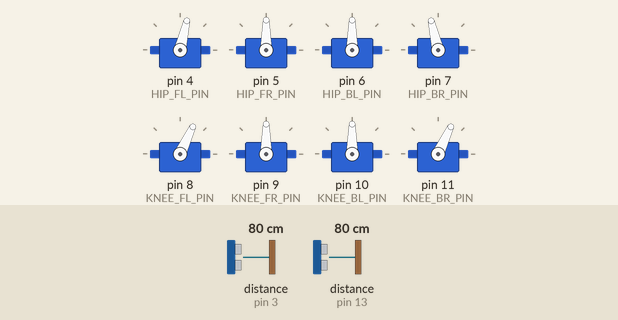
The sketch below on a simulated Arduino Uno, built with avr-gcc and run on an emulated ATmega328P. Shown: 8 × servo. Wiring (inferred from the names in the program): 2 × ultrasonic range finder: trigger pin 2, echo pin 3 / trigger pin 12, echo pin 13. Inputs (shaded band) come from the test bench; at power-on: distance to the obstacle (sensors on pin 3, pin 13) 80 cm. The echo pulse lasts 58.3 µs per cm; what the sketch prints to the serial monitor is not drawn.

Above: at 8.1 s.
8.2 s: distance to the obstacle (sensor on pin 3) set to 35 cm
16.4 s: distance to the obstacle (sensor on pin 3) set to 28 cm
At 23.2 s:
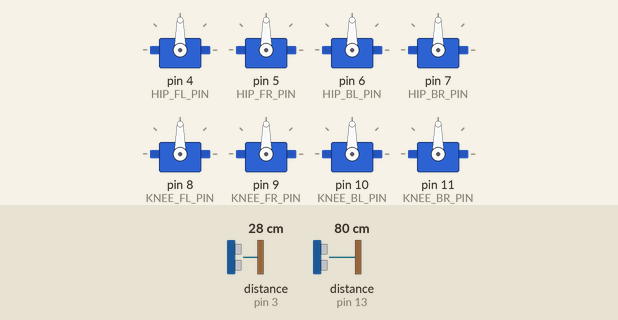
24.6 s: distance to the obstacle (sensor on pin 13) set to 7 cm
32.8 s: distance to the obstacle (sensor on pin 13) set to 4 cm
At 34.3 s:
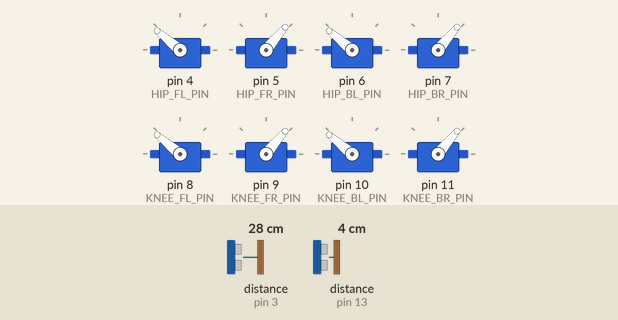
41.0 s: distance to the obstacle (sensor on pin 13) set to 9 cm
At 41.46 s:
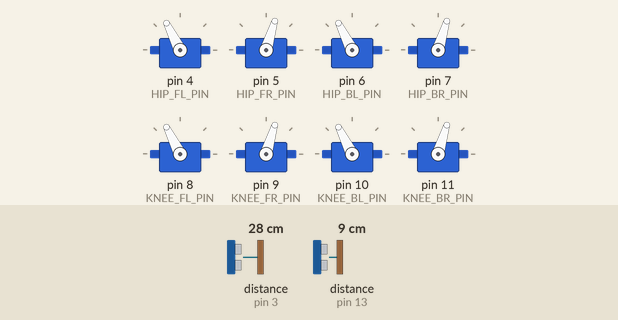
49.2 s: distance to the obstacle (sensor on pin 3) set to 9 cm
At 50.26 s:
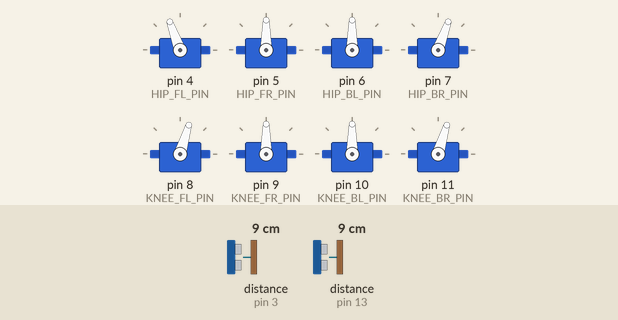
Timing chart, 0 to 101.0 s (numbered marks = the images above; inputs shaded):
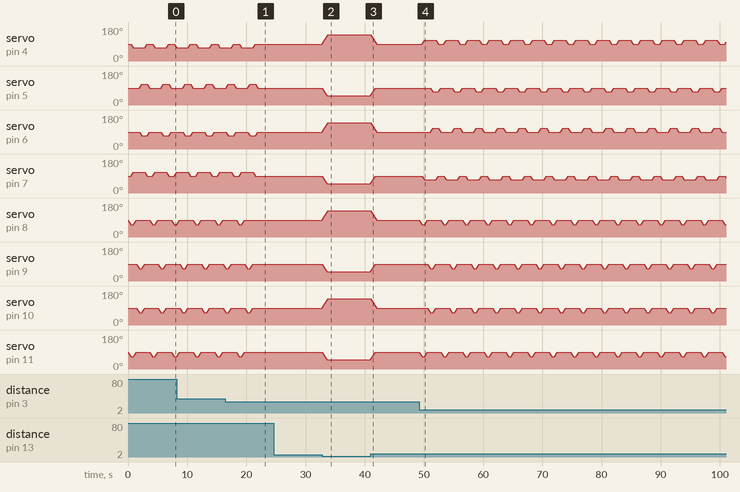

Measured:
- the behaviour switches between 32 and 31 cm on distance to the obstacle (sensor on pin 3) (found by bisection; images 0 and 1)
- the behaviour switches between 6 and 5 cm on distance to the obstacle (sensor on pin 13) (found by bisection; images 1 and 2)
- after the input at 16.4 s, servo on pin 4 (HIP_FL_PIN): goes on until 21.5 s, then stays 90°; servo on pin 6 (HIP_BL_PIN): goes on until 21.9 s, then stays 90°; servo on pin 9 (KNEE_FR_PIN), servo on pin 10 (KNEE_BL_PIN): goes on until 21.1 s, then stays 90°
- after the input at 32.8 s, servo on pin 4 (HIP_FL_PIN): moves from 90° to 140° over 1.0 s, starting at once; servo on pin 5 (HIP_FR_PIN): moves from 90° to 50° over 0.80 s, starting at once
- after the input at 41.0 s, servo on pin 4 (HIP_FL_PIN): moves from 140° to 90° over 1.0 s, starting at once; servo on pin 5 (HIP_FR_PIN): moves from 50° to 90° over 0.80 s, starting at once

The sketch:

dog_robot_us_2sensor.ino
```cpp
#include <Servo.h>

// Ultrasonic Sensor 1
const int TRIG1_PIN = 2;
const int ECHO1_PIN = 3;

// Ultrasonic Sensor 2
const int TRIG2_PIN = 12;
const int ECHO2_PIN = 13;

//--------------- Servos ---------------//
Servo hipFL, hipFR, hipBL, hipBR;
Servo kneeFL, kneeFR, kneeBL, kneeBR;

//--------------- Pins -----------------//
const int HIP_FL_PIN   = 4;
const int HIP_FR_PIN   = 5;
const int HIP_BL_PIN   = 6;
const int HIP_BR_PIN   = 7;

const int KNEE_FL_PIN  = 8;
const int KNEE_FR_PIN  = 9;
const int KNEE_BL_PIN  = 10;
const int KNEE_BR_PIN  = 11;

//------------ Current Position --------//
int hipFLPos = 90;
int hipFRPos = 90;
int hipBLPos = 90;
int hipBRPos = 90;

int kneeFLPos = 90;
int kneeFRPos = 90;
int kneeBLPos = 90;
int kneeBRPos = 90;

// Walking parameters
// Left legs
const int HIP_LEFT_FORWARD = 70;
const int HIP_LEFT_BACK    = 110;

// Right legs (mirror)
const int HIP_RIGHT_FORWARD = 110;
const int HIP_RIGHT_BACK    = 70;

const int KNEE_UP   = 65;
const int KNEE_DOWN = 90;

const int STEP_DELAY  = 20;


void moveLeg(
Servo &hip,
Servo &knee,
int &hipPos,
int &kneePos,
int hipTarget,
int kneeTarget)
{
  while (hipPos != hipTarget || kneePos != kneeTarget)
  {
    if (hipPos < hipTarget) hipPos++;
    if (hipPos > hipTarget) hipPos--;

    if (kneePos < kneeTarget) kneePos++;
    if (kneePos > kneeTarget) kneePos--;

    hip.write(hipPos);
    knee.write(kneePos);

    delay(STEP_DELAY);
  }
}

void moveTwoLegs(
    Servo &hip1, Servo &knee1,
    int &hipPos1, int &kneePos1,
    int hipTarget1, int kneeTarget1,

    Servo &hip2, Servo &knee2,
    int &hipPos2, int &kneePos2,
    int hipTarget2, int kneeTarget2)
{
    while (hipPos1 != hipTarget1 ||
           kneePos1 != kneeTarget1 ||
           hipPos2 != hipTarget2 ||
           kneePos2 != kneeTarget2)
    {
        if (hipPos1 < hipTarget1) hipPos1++;
        if (hipPos1 > hipTarget1) hipPos1--;

        if (kneePos1 < kneeTarget1) kneePos1++;
        if (kneePos1 > kneeTarget1) kneePos1--;

        if (hipPos2 < hipTarget2) hipPos2++;
        if (hipPos2 > hipTarget2) hipPos2--;

        if (kneePos2 < kneeTarget2) kneePos2++;
        if (kneePos2 > kneeTarget2) kneePos2--;

        hip1.write(hipPos1);
        knee1.write(kneePos1);

        hip2.write(hipPos2);
        knee2.write(kneePos2);

        delay(STEP_DELAY);
    }
}
void walkCycle()
{
    //===========================
    // Phase 1
    // Front Left + Back Right
    //===========================

    // Lift both legs
    moveTwoLegs(
        hipFL, kneeFL, hipFLPos, kneeFLPos, hipFLPos, KNEE_UP,
        hipBR, kneeBR, hipBRPos, kneeBRPos, hipBRPos, KNEE_UP);

    // Swing forward
    moveTwoLegs(
        hipFL, kneeFL, hipFLPos, kneeFLPos, HIP_LEFT_FORWARD, KNEE_UP,
        hipBR, kneeBR, hipBRPos, kneeBRPos, HIP_RIGHT_FORWARD, KNEE_UP);

    // Place on ground
    moveTwoLegs(
        hipFL, kneeFL, hipFLPos, kneeFLPos, HIP_LEFT_FORWARD, KNEE_DOWN,
        hipBR, kneeBR, hipBRPos, kneeBRPos, HIP_RIGHT_FORWARD, KNEE_DOWN);

    //===========================
    // Phase 2
    // Front Right + Back Left
    //===========================

    moveTwoLegs(
        hipFR, kneeFR, hipFRPos, kneeFRPos, hipFRPos, KNEE_UP,
        hipBL, kneeBL, hipBLPos, kneeBLPos, hipBLPos, KNEE_UP);

    moveTwoLegs(
        hipFR, kneeFR, hipFRPos, kneeFRPos, HIP_RIGHT_FORWARD, KNEE_UP,
        hipBL, kneeBL, hipBLPos, kneeBLPos, HIP_LEFT_FORWARD, KNEE_UP);

    moveTwoLegs(
        hipFR, kneeFR, hipFRPos, kneeFRPos, HIP_RIGHT_FORWARD, KNEE_DOWN,
        hipBL, kneeBL, hipBLPos, kneeBLPos, HIP_LEFT_FORWARD, KNEE_DOWN);

    //===========================
    // Return to neutral
    //===========================

    moveTwoLegs(
        hipFL, kneeFL, hipFLPos, kneeFLPos, 90, KNEE_DOWN,
        hipBR, kneeBR, hipBRPos, kneeBRPos, 90, KNEE_DOWN);

    moveTwoLegs(
        hipFR, kneeFR, hipFRPos, kneeFRPos, 90, KNEE_DOWN,
        hipBL, kneeBL, hipBLPos, kneeBLPos, 90, KNEE_DOWN);
}
void walkCycleBackward()
{
    // Front Left + Back Right
    moveTwoLegs(
        hipFL, kneeFL, hipFLPos, kneeFLPos, hipFLPos, KNEE_UP,
        hipBR, kneeBR, hipBRPos, kneeBRPos, hipBRPos, KNEE_UP);

    moveTwoLegs(
        hipFL, kneeFL, hipFLPos, kneeFLPos, HIP_LEFT_BACK, KNEE_UP,
        hipBR, kneeBR, hipBRPos, kneeBRPos, HIP_RIGHT_BACK, KNEE_UP);

    moveTwoLegs(
        hipFL, kneeFL, hipFLPos, kneeFLPos, HIP_LEFT_BACK, KNEE_DOWN,
        hipBR, kneeBR, hipBRPos, kneeBRPos, HIP_RIGHT_BACK, KNEE_DOWN);

    // Front Right + Back Left
    moveTwoLegs(
        hipFR, kneeFR, hipFRPos, kneeFRPos, hipFRPos, KNEE_UP,
        hipBL, kneeBL, hipBLPos, kneeBLPos, hipBLPos, KNEE_UP);

    moveTwoLegs(
        hipFR, kneeFR, hipFRPos, kneeFRPos, HIP_RIGHT_BACK, KNEE_UP,
        hipBL, kneeBL, hipBLPos, kneeBLPos, HIP_LEFT_BACK, KNEE_UP);

    moveTwoLegs(
        hipFR, kneeFR, hipFRPos, kneeFRPos, HIP_RIGHT_BACK, KNEE_DOWN,
        hipBL, kneeBL, hipBLPos, kneeBLPos, HIP_LEFT_BACK, KNEE_DOWN);

    moveTwoLegs(
        hipFL, kneeFL, hipFLPos, kneeFLPos, 90, KNEE_DOWN,
        hipBR, kneeBR, hipBRPos, kneeBRPos, 90, KNEE_DOWN);

    moveTwoLegs(
        hipFR, kneeFR, hipFRPos, kneeFRPos, 90, KNEE_DOWN,
        hipBL, kneeBL, hipBLPos, kneeBLPos, 90, KNEE_DOWN);
}

void walkBackward()
{
    standPose();

    for(int i = 0; i < 2; i++)
    {
        walkCycleBackward();
    }

    standPose();
}

//------------- Stand Pose -------------//
void standPose()
{
  while (
    hipFLPos != 90 ||
    hipFRPos != 90 ||
    hipBLPos != 90 ||
    hipBRPos != 90 ||
    kneeFLPos != 90 ||
    kneeFRPos != 90 ||
    kneeBLPos != 90 ||
    kneeBRPos != 90)
  {

if (hipFLPos < 90) hipFLPos++;
if (hipFLPos > 90) hipFLPos--;

if (hipFRPos < 90) hipFRPos++;
if (hipFRPos > 90) hipFRPos--;

if (hipBLPos < 90) hipBLPos++;
if (hipBLPos > 90) hipBLPos--;

if (hipBRPos < 90) hipBRPos++;
if (hipBRPos > 90) hipBRPos--;

if (kneeFLPos < 90) kneeFLPos++;
if (kneeFLPos > 90) kneeFLPos--;

if (kneeFRPos < 90) kneeFRPos++;
if (kneeFRPos > 90) kneeFRPos--;

if (kneeBLPos < 90) kneeBLPos++;
if (kneeBLPos > 90) kneeBLPos--;

if (kneeBRPos < 90) kneeBRPos++;
if (kneeBRPos > 90) kneeBRPos--;

    hipFL.write(hipFLPos);
    hipFR.write(hipFRPos);
    hipBL.write(hipBLPos);
    hipBR.write(hipBRPos);

    kneeFL.write(kneeFLPos);
    kneeFR.write(kneeFRPos);
    kneeBL.write(kneeBLPos);
    kneeBR.write(kneeBRPos);

    delay(20);
  }
}

//-------------- Sit Pose --------------//
void sitPose()
{
  while (
    hipFLPos != 140 ||
    hipFRPos != 50 ||
    hipBLPos != 140 ||
    hipBRPos != 50 ||
    kneeFLPos != 140 ||
    kneeFRPos != 50 ||
    kneeBLPos != 140 ||
    kneeBRPos != 50)
  {

    if (hipFLPos < 140) hipFLPos++;
    if (hipFRPos > 50) hipFRPos--;
    if (hipBLPos < 140) hipBLPos++;
    if (hipBRPos > 50) hipBRPos--;

    if (kneeFLPos < 140) kneeFLPos++;
    if (kneeFRPos > 50) kneeFRPos--;
    if (kneeBLPos < 140) kneeBLPos++;
    if (kneeBRPos > 50) kneeBRPos--;

    hipFL.write(hipFLPos);
    hipFR.write(hipFRPos);
    hipBL.write(hipBLPos);
    hipBR.write(hipBRPos);

    kneeFL.write(kneeFLPos);
    kneeFR.write(kneeFRPos);
    kneeBL.write(kneeBLPos);
    kneeBR.write(kneeBRPos);

    delay(20);
  }
}

void walkForward()
{
    // If the robot is sitting, stand up smoothly.
    standPose();

    // Walk forward.
    for (int i = 0; i < 2; i++)
    {
        walkCycle();
    }

    // Finish in standing position.
    standPose();
}


long getDistance(int trigPin, int echoPin)
{
  digitalWrite(trigPin, LOW);
  delayMicroseconds(2);

  digitalWrite(trigPin, HIGH);
  delayMicroseconds(10);

  digitalWrite(trigPin, LOW);

  long duration = pulseIn(echoPin, HIGH, 30000);

  if(duration == 0)
    return 400;

  return duration * 0.017;
}
//--------------- Setup ----------------//
void setup()
{
  Serial.begin(115200);

  hipFL.attach(HIP_FL_PIN);
  hipFR.attach(HIP_FR_PIN);
  hipBL.attach(HIP_BL_PIN);
  hipBR.attach(HIP_BR_PIN);

  kneeFL.attach(KNEE_FL_PIN);
  kneeFR.attach(KNEE_FR_PIN);
  kneeBL.attach(KNEE_BL_PIN);
  kneeBR.attach(KNEE_BR_PIN);

  pinMode(TRIG1_PIN, OUTPUT);
pinMode(ECHO1_PIN, INPUT);

pinMode(TRIG2_PIN, OUTPUT);
pinMode(ECHO2_PIN, INPUT);

  hipFL.write(90);
  hipFR.write(90);
  hipBL.write(90);
  hipBR.write(90);

  kneeFL.write(90);
  kneeFR.write(90);
  kneeBL.write(90);
  kneeBR.write(90);

  Serial.println("Robot Dog Started");
  Serial.println("Initial State: STAND");
}

//---------------- Loop ----------------//
void loop()
{
  long distance1 = getDistance(TRIG1_PIN, ECHO1_PIN);
  long distance2 = getDistance(TRIG2_PIN, ECHO2_PIN);

  Serial.print("S1: ");
  Serial.print(distance1);
  Serial.print(" cm   ");

  Serial.print("S2: ");
  Serial.print(distance2);
  Serial.println(" cm");

  // SIT
  if(distance1 < 5 || distance2 < 5)
  {
    Serial.println("Action : SIT");
    sitPose();
  }

  // BACKWARD
  else if(
      distance1 >= 5 && distance1 < 15 &&
      distance2 >= 5 && distance2 < 15)
  {
    Serial.println("Action : BACKWARD");
    walkBackward();
  }

  // STAND
  else if(
      distance1 >= 15 && distance1 <= 30 &&
      distance2 >= 15 && distance2 <= 30)
  {
    Serial.println("Action : STAND");
    standPose();
  }

  // FORWARD
else if(distance1 > 30 && distance2 > 30)
{
    Serial.println("Action : FORWARD");
    walkForward();
}

  else
  {
    Serial.println("Action : STAND");
    standPose();
  }
}
```
